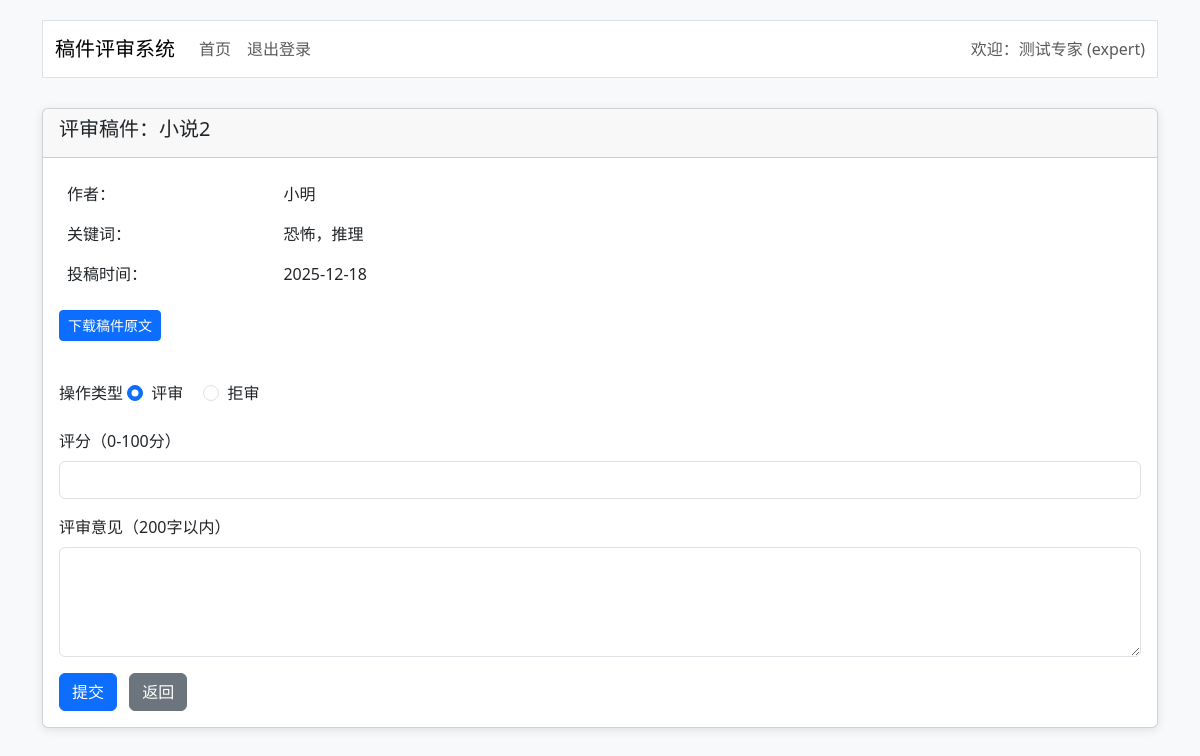
Screenshot of /expert/review/3 (signed in) with the database file from the repository.
### app.py (models this page shows, shortened)
class User(UserMixin, db.Model):
    id = db.Column(db.Integer, primary_key=True)
    username = db.Column(db.String(50), unique=True, nullable=False)  # 账号
    password_hash = db.Column(db.String(200), nullable=False)  # 密码哈希
    name = db.Column(db.String(50), nullable=False)  # 姓名
    phone = db.Column(db.String(20))  # 手机号
    email = db.Column(db.String(100))  # 邮箱
    role = db.Column(db.String(20), nullable=False)  # author/editor/expert/chief

class Manuscript(db.Model):
    id = db.Column(db.Integer, primary_key=True)
    title = db.Column(db.String(200), nullable=False)  # 文章题目
    author_name = db.Column(db.String(50), nullable=False)  # 作者姓名
    keywords = db.Column(db.String(200), nullable=False)  # 关键词
    file_path = db.Column(db.String(200), nullable=False)  # 稿件文件路径
    status = db.Column(db.String(20), default='pending_assign')
    create_time = db.Column(db.DateTime, default=datetime.datetime.now)  # 投稿时间
    publish_time = db.Column(db.Date)  # 发表日期
    author_id = db.Column(db.Integer, db.ForeignKey('user.id'), nullable=False)  # 投稿作者ID
    expert_id = db.Column(db.Integer, db.ForeignKey('user.id'))  # 评审专家ID
    sort_num = db.Column(db.Integer)  # 发表排序号
    author = db.relationship('User', foreign_keys=[author_id], backref='manuscripts')
    expert = db.relationship('User', foreign_keys=[expert_id])

### app.py (the view, shortened to what this page needs)
@app.route('/expert/review/<int:paper_id>', methods=['GET', 'POST'])
@login_required
def expert_review(paper_id):
    if current_user.role != 'expert':
        flash('无权限！')
        return redirect(url_for('login'))
    paper = Manuscript.query.get(paper_id)
    if not paper or paper.expert_id != current_user.id:
        flash('无效稿件！')
        return redirect(url_for('expert_index'))
    return render_template('expert/review.html', paper=paper)

### app.py (called while the page is built)
@login_manager.user_loader
def load_user(user_id):
    return User.query.get(int(user_id))

### templates/expert/review.html (shortened to what this page needs)
{% extends "base.html" %}
{% block content %}
<div class="card">
    <div class="card-header">
        <h5>评审稿件：{{ paper.title }}</h5>
    </div>
    <div class="card-body">
        <div class="mb-4">
            <table class="table table-borderless">
                <tr>
                    <td width="20%">作者：</td>
                    <td>{{ paper.author_name }}</td>
                </tr>
                <tr>
                    <td>关键词：</td>
                    <td>{{ paper.keywords }}</td>
                </tr>
                <tr>
                    <td>投稿时间：</td>
                    <td>{{ paper.create_time.strftime('%Y-%m-%d') }}</td>
                </tr>
            </table>
            <a href="{{ url_for('download', paper_id=paper.id) }}" class="btn btn-sm btn-primary mb-3">下载稿件原文</a>
        </div>
        <form method="POST" id="reviewForm">
            <div class="mb-3">
                <label class="form-label">操作类型</label>
                <div class="form-check form-check-inline">
                    <input class="form-check-input" type="radio" name="action" id="actionReview" value="review" checked>
                    <label class="form-check-label" for="actionReview">评审</label>
                </div>
                <div class="form-check form-check-inline">
                    <input class="form-check-input" type="radio" name="action" id="actionReject" value="reject">
                    <label class="form-check-label" for="actionReject">拒审</label>
                </div>
            </div>
            <div id="reviewArea">
                <div class="mb-3">
                    <label class="form-label">评分（0-100分）</label>
                    <input type="number" class="form-control" name="score" min="0" max="100" id="scoreInput">
                </div>
                <div class="mb-3">
                    <label class="form-label">评审意见（200字以内）</label>
                    <textarea class="form-control" name="opinion" rows="4" maxlength="200" id="opinionInput"></textarea>
                </div>
            </div>
            <button type="submit" class="btn btn-primary">提交</button>
            <a href="{{ url_for('expert_index') }}" class="btn btn-secondary ms-2">返回</a>
        </form>
    </div>
</div>
{% endblock %}

### templates/base.html (shortened to what this page needs)
<!DOCTYPE html>
<html lang="zh-CN">
<head>
    <link href="https://cdn.jsdelivr.net/npm/bootstrap@5.3.0/dist/css/bootstrap.min.css" rel="stylesheet">
</head>
<body>
    <div class="container">
        {% if current_user.is_authenticated %}
        <nav class="navbar navbar-expand-lg navbar-light bg-white border">
            <div class="container-fluid">
                <a class="navbar-brand" href="{{ url_for(current_user.role ~ '_index') }}">稿件评审系统</a>
                <div class="navbar-nav">
                    <a class="nav-link" href="{{ url_for(current_user.role ~ '_index') }}">首页</a>
                    <a class="nav-link" href="{{ url_for('logout') }}">退出登录</a>
                </div>
                <span class="navbar-text ms-auto">
                    欢迎：{{ current_user.name }} ({{ current_user.role }})
                </span>
            </div>
        </nav>
        {% endif %}
        {% block content %}{% endblock %}
    </div>
</body>
</html>

### templates/base.html (style rules this page uses)
body { padding-top: 20px; background-color: #f8f9fa; }
.card { box-shadow: 0 2px 10px rgba(0,0,0,0.1); margin-bottom: 20px; }
.navbar { margin-bottom: 30px; }

### rows the page displays
User: name "测试专家", role "expert"
Manuscript: title "小说2", author_name "小明", keywords "恐怖，推理", create_time "2025-12-18"
